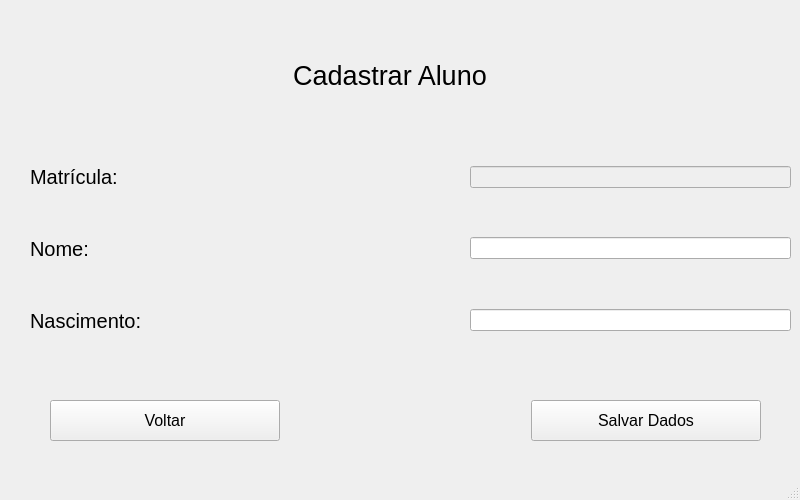
<?xml version="1.0" encoding="UTF-8"?>
<ui version="4.0">
 <class>MainWindow</class>
 <widget class="QMainWindow" name="MainWindow">
  <property name="geometry">
   <rect>
    <x>0</x>
    <y>0</y>
    <width>800</width>
    <height>500</height>
   </rect>
  </property>
  <property name="windowTitle">
   <string>MainWindow</string>
  </property>
  <widget class="QWidget" name="centralwidget">
   <widget class="QLabel" name="label">
    <property name="geometry">
     <rect>
      <x>140</x>
      <y>30</y>
      <width>500</width>
      <height>90</height>
     </rect>
    </property>
    <property name="font">
     <font>
      <pointsize>20</pointsize>
     </font>
    </property>
    <property name="text">
     <string>Cadastrar Aluno</string>
    </property>
    <property name="alignment">
     <set>Qt::AlignCenter</set>
    </property>
   </widget>
   <widget class="QWidget" name="layoutWidget">
    <property name="geometry">
     <rect>
      <x>30</x>
      <y>123</y>
      <width>761</width>
      <height>253</height>
     </rect>
    </property>
    <layout class="QGridLayout" name="gridLayout">
     <item row="0" column="1" rowspan="3">
      <layout class="QVBoxLayout" name="verticalLayout_2">
       <item>
        <spacer name="horizontalSpacer">
         <property name="orientation">
          <enum>Qt::Horizontal</enum>
         </property>
         <property name="sizeHint" stdset="0">
          <size>
           <width>40</width>
           <height>20</height>
          </size>
         </property>
        </spacer>
       </item>
       <item>
        <spacer name="horizontalSpacer_2">
         <property name="orientation">
          <enum>Qt::Horizontal</enum>
         </property>
         <property name="sizeHint" stdset="0">
          <size>
           <width>40</width>
           <height>20</height>
          </size>
         </property>
        </spacer>
       </item>
       <item>
        <spacer name="horizontalSpacer_3">
         <property name="orientation">
          <enum>Qt::Horizontal</enum>
         </property>
         <property name="sizeHint" stdset="0">
          <size>
           <width>40</width>
           <height>20</height>
          </size>
         </property>
        </spacer>
       </item>
      </layout>
     </item>
     <item row="0" column="0" rowspan="3">
      <layout class="QVBoxLayout" name="verticalLayout">
       <item>
        <widget class="QLabel" name="textoMatricula">
         <property name="font">
          <font>
           <pointsize>15</pointsize>
          </font>
         </property>
         <property name="text">
          <string>Matrícula:</string>
         </property>
        </widget>
       </item>
       <item>
        <spacer name="barradespaco">
         <property name="orientation">
          <enum>Qt::Vertical</enum>
         </property>
         <property name="sizeHint" stdset="0">
          <size>
           <width>20</width>
           <height>40</height>
          </size>
         </property>
        </spacer>
       </item>
       <item>
        <widget class="QLabel" name="textoNome">
         <property name="font">
          <font>
           <pointsize>15</pointsize>
          </font>
         </property>
         <property name="text">
          <string>Nome:</string>
         </property>
        </widget>
       </item>
       <item>
        <spacer name="verticalSpacer_2">
         <property name="orientation">
          <enum>Qt::Vertical</enum>
         </property>
         <property name="sizeHint" stdset="0">
          <size>
           <width>20</width>
           <height>40</height>
          </size>
         </property>
        </spacer>
       </item>
       <item>
        <widget class="QLabel" name="textoNascimento">
         <property name="font">
          <font>
           <pointsize>15</pointsize>
          </font>
         </property>
         <property name="text">
          <string>Nascimento:</string>
         </property>
        </widget>
       </item>
      </layout>
     </item>
     <item row="2" column="2">
      <widget class="QLineEdit" name="digitadodenascimento"/>
     </item>
     <item row="0" column="2">
      <widget class="QLineEdit" name="digitadordematricula">
       <property name="enabled">
        <bool>false</bool>
       </property>
       <property name="frame">
        <bool>true</bool>
       </property>
      </widget>
     </item>
     <item row="1" column="2">
      <widget class="QLineEdit" name="digitadordenome"/>
     </item>
    </layout>
   </widget>
   <widget class="QWidget" name="layoutWidget">
    <property name="geometry">
     <rect>
      <x>30</x>
      <y>390</y>
      <width>751</width>
      <height>61</height>
     </rect>
    </property>
    <layout class="QGridLayout" name="gridLayout_2" rowstretch="0" rowminimumheight="0">
     <property name="leftMargin">
      <number>20</number>
     </property>
     <property name="topMargin">
      <number>10</number>
     </property>
     <property name="rightMargin">
      <number>20</number>
     </property>
     <property name="bottomMargin">
      <number>10</number>
     </property>
     <property name="horizontalSpacing">
      <number>20</number>
     </property>
     <property name="verticalSpacing">
      <number>10</number>
     </property>
     <item row="0" column="0">
      <widget class="QPushButton" name="butaodevoltar">
       <property name="sizePolicy">
        <sizepolicy hsizetype="MinimumExpanding" vsizetype="MinimumExpanding">
         <horstretch>0</horstretch>
         <verstretch>0</verstretch>
        </sizepolicy>
       </property>
       <property name="font">
        <font>
         <pointsize>12</pointsize>
        </font>
       </property>
       <property name="text">
        <string>Voltar</string>
       </property>
      </widget>
     </item>
     <item row="0" column="1">
      <spacer name="horizontalSpacer_4">
       <property name="orientation">
        <enum>Qt::Horizontal</enum>
       </property>
       <property name="sizeHint" stdset="0">
        <size>
         <width>40</width>
         <height>20</height>
        </size>
       </property>
      </spacer>
     </item>
     <item row="0" column="2">
      <widget class="QPushButton" name="butaodesalvardados">
       <property name="sizePolicy">
        <sizepolicy hsizetype="MinimumExpanding" vsizetype="MinimumExpanding">
         <horstretch>0</horstretch>
         <verstretch>0</verstretch>
        </sizepolicy>
       </property>
       <property name="font">
        <font>
         <pointsize>12</pointsize>
        </font>
       </property>
       <property name="text">
        <string>Salvar Dados</string>
       </property>
      </widget>
     </item>
    </layout>
   </widget>
  </widget>
  <widget class="QMenuBar" name="menubar">
   <property name="geometry">
    <rect>
     <x>0</x>
     <y>0</y>
     <width>800</width>
     <height>21</height>
    </rect>
   </property>
  </widget>
  <widget class="QStatusBar" name="statusbar"/>
 </widget>
 <resources/>
 <connections/>
</ui>
